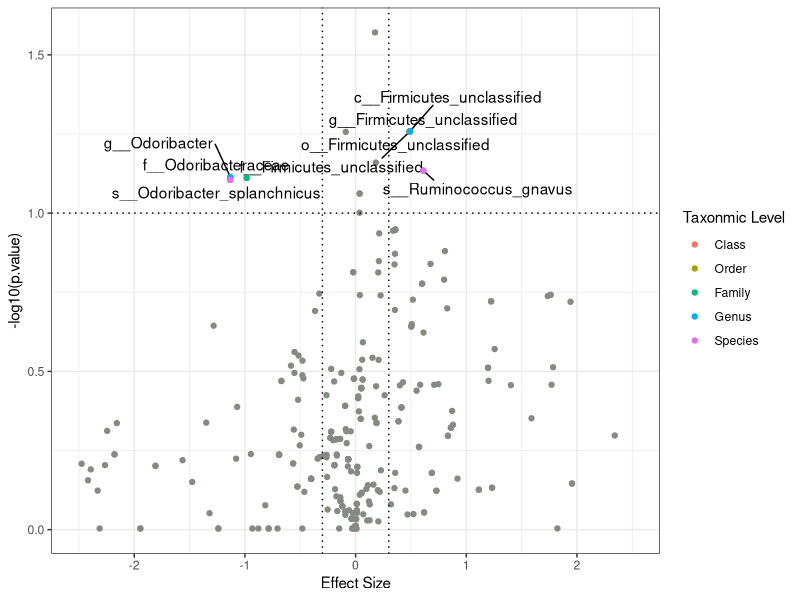
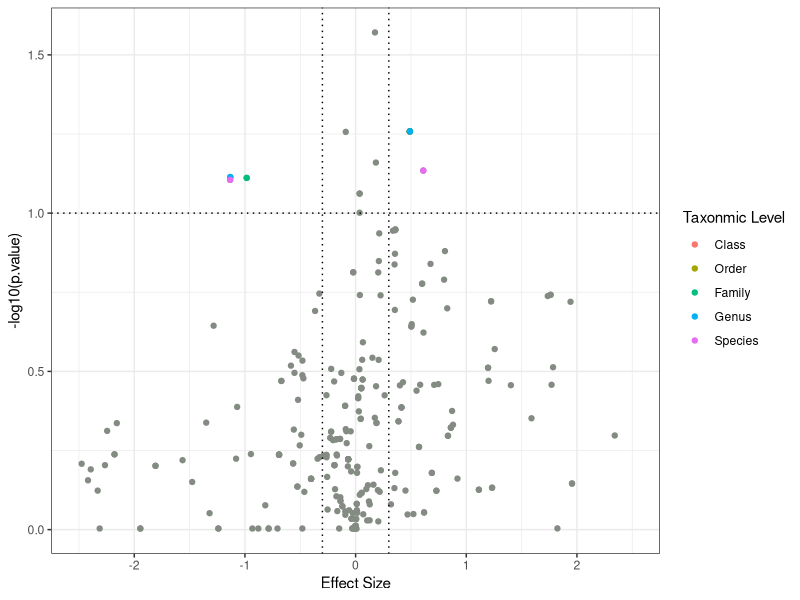
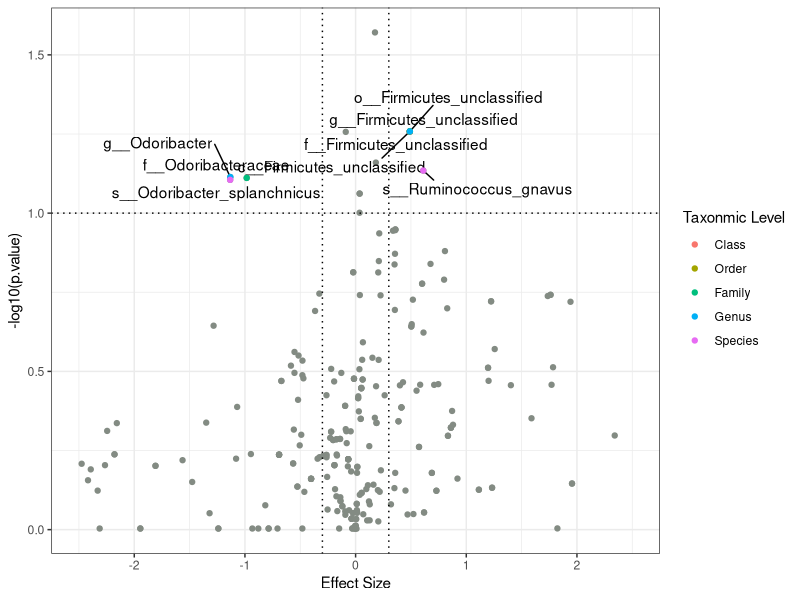
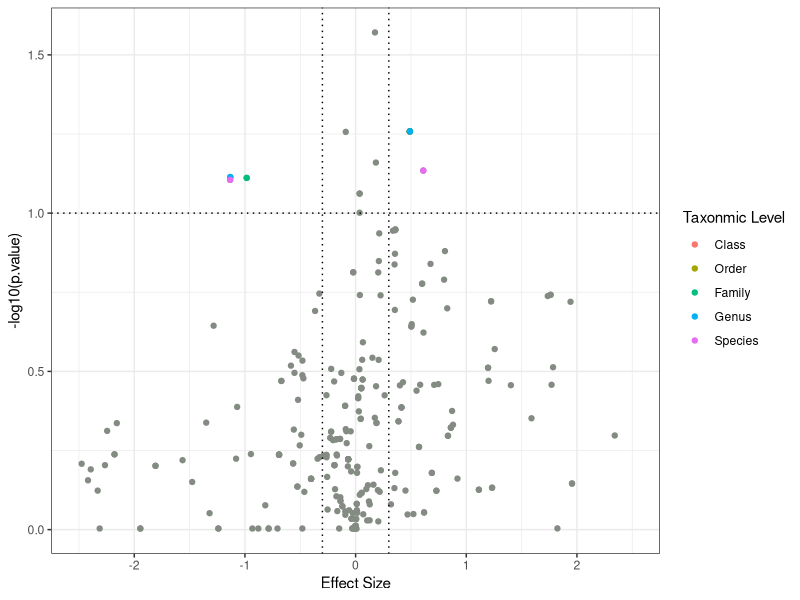

Recreate these plots in R, in order.
## ---- chunk 1
knitr::opts_chunk$set(echo = TRUE)

library(ggplot2)
library(tidyverse)
library(ggrepel)
## ---- chunk 2
#DF <- read.csv("/Users/mari/Desktop/mitox/data/modelling_AE-with-mics_baseline.csv")
DF <- read.csv("../data/modelling_AE-with-mics_baseline.csv")
## ---- chunk 3
p <- DF$p.value
p.adjust(p, method = "bonferroni")
## ---- chunk 4
# filter labels to p.value < 0.1
DF <- DF %>%
  mutate(taxa.est = ifelse(p.value < 0.1 & (estimate < -0.3 | estimate > 0.3), sub("^.+\\.", "", term), NA))
## ---- chunk 5
DF <- DF %>%
  mutate(level.est = substr(taxa.est, 1,1),
         'Taxonmic Level' = ifelse(level.est == "k", "Kingdom", 
                        ifelse(level.est == "p", "Phylum",
                               ifelse(level.est == "c", "Class", 
                                      ifelse(level.est == "o", "Order",
                                             ifelse(level.est == "f", "Family",
                                                    ifelse(level.est == "g", "Genus",
                                                           ifelse(level.est == "s", "Species",
                                                                  level.est))))))))
## ---- chunk 6
DF_color <- DF %>% filter(!is.na(level.est))

#specify legend order
DF_color$`Taxonmic Level` <- factor(DF_color$`Taxonmic Level`, levels = c("Class", "Order", "Family", "Genus", "Species"))
## ---- chunk 7
ggplot(data = DF, aes(x = estimate, y = -log10(p.value), label=taxa.est)) + 
  geom_point(color="honeydew4") + 
  theme_bw() + 
  labs(x="Effect Size") + 
  geom_text_repel() +
  geom_point(data = DF_color, aes(x = estimate, y = -log10(p.value), label=taxa.est, color=`Taxonmic Level`))+
geom_vline(xintercept=c(-0.3, 0.3), linetype="dotted") +
geom_hline(yintercept=1, linetype="dotted") +
  xlim(-2.5, 2.5)
ggsave("../figures/mitox_volcanoplot_estimate.png",
       height = 5,
       width = 10,
       dpi=400)
## ---- chunk 8
ggplot(data = DF, aes(x = estimate, y = -log10(p.value), label=taxa.est)) + 
  geom_point(color="honeydew4") + 
  theme_bw() + 
  labs(x="Effect Size") + 
  #geom_text_repel() +
  geom_point(data = DF_color, aes(x = estimate, y = -log10(p.value), label=taxa.est, color=`Taxonmic Level`))+
geom_vline(xintercept=c(-0.3, 0.3), linetype="dotted") +
geom_hline(yintercept=1, linetype="dotted") +
  xlim(-2.5, 2.5)
ggsave("../figures/mitox_volcanoplot_estimate_wo_labels.png",
       height = 5,
       width = 7,
       dpi=400)
